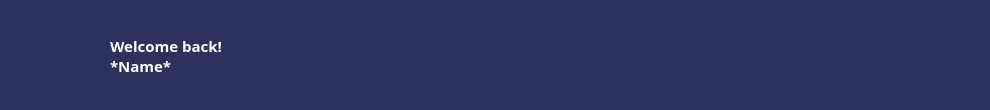
    <widget class="QWidget" name="head" native="true">
     <property name="geometry">
      <rect>
       <x>10</x>
       <y>10</y>
       <width>990</width>
       <height>110</height>
      </rect>
     </property>
     <property name="minimumSize">
      <size>
       <width>990</width>
       <height>110</height>
      </size>
     </property>
     <property name="maximumSize">
      <size>
       <width>990</width>
       <height>110</height>
      </size>
     </property>
     <property name="styleSheet">
      <string notr="true">background-color: #2c325c;
border-radius:10px;</string>
     </property>
     <widget class="QPushButton" name="settings">
      <property name="geometry">
       <rect>
        <x>950</x>
        <y>10</y>
        <width>24</width>
        <height>24</height>
       </rect>
      </property>
      <property name="minimumSize">
       <size>
        <width>24</width>
        <height>24</height>
       </size>
      </property>
      <property name="maximumSize">
       <size>
        <width>48</width>
        <height>24</height>
       </size>
      </property>
      <property name="styleSheet">
       <string notr="true">background-image: url('sources/icons/menu/settings.png') center no-repeat;
background-repeat: none;</string>
      </property>
      <property name="text">
       <string/>
      </property>
     </widget>
     <widget class="QWidget" name="widget" native="true">
      <property name="geometry">
       <rect>
        <x>675</x>
        <y>75</y>
        <width>300</width>
        <height>30</height>
       </rect>
      </property>
     </widget>
     <widget class="QPushButton" name="update_button">
      <property name="geometry">
       <rect>
        <x>920</x>
        <y>10</y>
        <width>24</width>
        <height>24</height>
       </rect>
      </property>
      <property name="minimumSize">
       <size>
        <width>24</width>
        <height>24</height>
       </size>
      </property>
      <property name="maximumSize">
       <size>
        <width>48</width>
        <height>24</height>
       </size>
      </property>
      <property name="styleSheet">
       <string notr="true">background-image: url('sources/icons/menu/update.png') center no-repeat;
background-repeat: none;</string>
      </property>
      <property name="text">
       <string/>
      </property>
     </widget>
     <widget class="QLabel" name="name">
      <property name="geometry">
       <rect>
        <x>110</x>
        <y>55</y>
        <width>131</width>
        <height>21</height>
       </rect>
      </property>
      <property name="font">
       <font>
        <family>Montserrat SemiBold</family>
        <pointsize>11</pointsize>
        <weight>75</weight>
        <bold>true</bold>
       </font>
      </property>
      <property name="text">
       <string>&lt;html&gt;&lt;head/&gt;&lt;body&gt;&lt;p&gt;&lt;span style=&quot; color:#ffffff;&quot;&gt;*Name*&lt;/span&gt;&lt;/p&gt;&lt;/body&gt;&lt;/html&gt;</string>
      </property>
     </widget>
     <widget class="QLabel" name="avatar">
      <property name="geometry">
       <rect>
        <x>10</x>
        <y>10</y>
        <width>90</width>
        <height>90</height>
       </rect>
      </property>
      <property name="font">
       <font>
        <family>Montserrat Black</family>
        <pointsize>12</pointsize>
        <weight>75</weight>
        <bold>true</bold>
       </font>
      </property>
      <property name="styleSheet">
       <string notr="true">
border-radius:45px;</string>
      </property>
      <property name="text">
       <string>&lt;html&gt;&lt;head/&gt;&lt;body&gt;&lt;p align=&quot;center&quot;&gt;&lt;br/&gt;&lt;/p&gt;&lt;/body&gt;&lt;/html&gt;</string>
      </property>
     </widget>
     <widget class="QLabel" name="helo">
      <property name="geometry">
       <rect>
        <x>110</x>
        <y>35</y>
        <width>131</width>
        <height>21</height>
       </rect>
      </property>
      <property name="font">
       <font>
        <family>Montserrat SemiBold</family>
        <pointsize>11</pointsize>
        <weight>75</weight>
        <bold>true</bold>
       </font>
      </property>
      <property name="text">
       <string>&lt;html&gt;&lt;head/&gt;&lt;body&gt;&lt;p&gt;&lt;span style=&quot; color:#ffffff;&quot;&gt;Welcome back!&lt;/span&gt;&lt;/p&gt;&lt;/body&gt;&lt;/html&gt;</string>
      </property>
     </widget>
    </widget>
